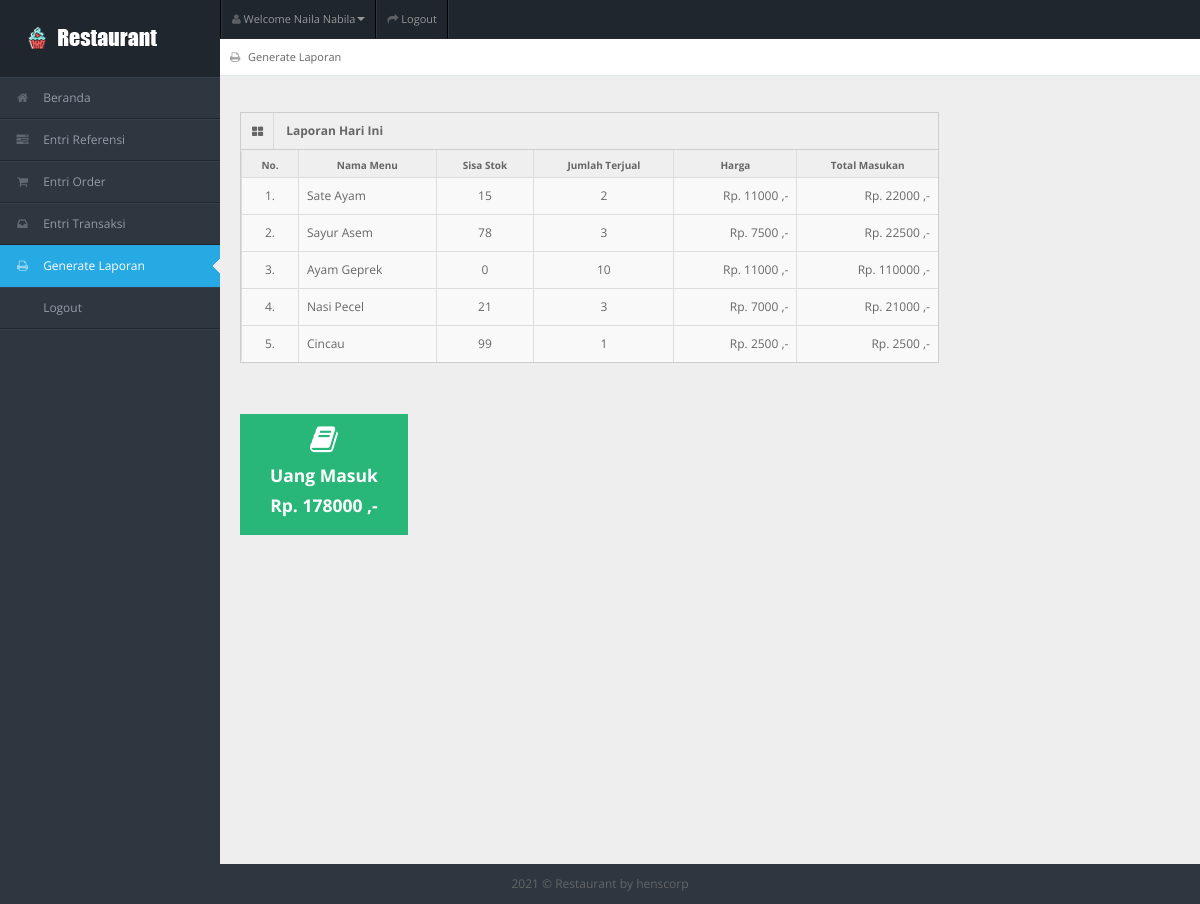
The page /generate_laporan.php (signed in) on the database its author committed.
### tables this page shows
CREATE TABLE `tb_user` (
  `id_user` int(11) NOT NULL,
  `username` varchar(150) NOT NULL,
  `password` varchar(150) NOT NULL,
  `nama_user` varchar(150) NOT NULL,
  `id_level` int(11) NOT NULL,
  `status` varchar(150) NOT NULL
);

CREATE TABLE `tb_masakan` (
  `id_masakan` int(11) NOT NULL,
  `nama_masakan` varchar(150) NOT NULL,
  `harga` varchar(150) NOT NULL,
  `stok` int(11) NOT NULL,
  `status_masakan` varchar(150) NOT NULL,
  `gambar_masakan` varchar(150) NOT NULL
);

### generate_laporan.php (the view, shortened to what this page needs)
<!DOCTYPE html>
<?php
include "connection/koneksi.php";
$id = $_SESSION['id_user'];
if(isset ($_SESSION['username'])){
  $query = "select * from tb_user natural join tb_level where id_user = $id";
  mysqli_query($conn, $query);
  $sql = mysqli_query($conn, $query);
  while($r = mysqli_fetch_array($sql)){
    $uang = 0;
?>
<html lang="en">
<head>
<link rel="stylesheet" href="template/dashboard/css/bootstrap.min.css" />
<link rel="stylesheet" href="template/dashboard/css/bootstrap-responsive.min.css" />
<link rel="stylesheet" href="template/dashboard/css/fullcalendar.css" />
<link rel="stylesheet" href="template/dashboard/css/matrix-style.css" />
<link rel="stylesheet" href="template/dashboard/css/matrix-media.css" />
<link href="template/dashboard/font-awesome/css/font-awesome.css" rel="stylesheet" />
<link rel="stylesheet" href="template/dashboard/css/jquery.gritter.css" />
</head>
<body>
<div id="header">
  <h1><a href="entri_transaksi.php">Entri Transaksi</a></h1>
</div>
<div id="user-nav" class="navbar navbar-inverse">
  <ul class="nav">
    <li  class="dropdown" id="profile-messages" ><a title="" href="#" data-toggle="dropdown" data-target="#profile-messages" class="dropdown-toggle"><i class="icon icon-user"></i>  <span class="text">Welcome <?php echo $r['nama_user'];?></span><b class="caret"></b></a>
    </li>
    <li class=""><a title="" href="logout.php"><i class="icon icon-share-alt"></i> <span class="text">Logout</span></a></li>
  </ul>
</div>
<div id="sidebar"><a href="generate_laporan.php" class="visible-phone"><i class="icon icon-print"></i> <span>Generate</span></a>
  <ul>
    <?php
    if($r['id_level'] == 1){
  ?>
    <li> <a href="beranda.php"><i class="icon icon-home"></i> <span>Beranda</span></a> </li>
    <li> <a href="entri_referensi.php"><i class="icon icon-tasks"></i> <span>Entri Referensi</span></a> </li>
    <li> <a href="entri_order.php"><i class="icon icon-shopping-cart"></i> <span>Entri Order</span></a> </li>
    <li> <a href="entri_transaksi.php"><i class="icon icon-inbox"></i> <span>Entri Transaksi</span></a> </li>
    <li class="active"> <a href="generate_laporan.php"><i class="icon icon-print"></i> <span>Generate Laporan</span></a> </li>
    <li> <a href="logout.php"><i class="icon icon-sign-out"></i> <span>Logout</span></a> </li>
  <?php
    } else if($r['id_level'] == 2){
  ?>
    <li> <a href="beranda.php"><i class="icon icon-home"></i> <span>Beranda</span></a> </li>
    <li> <a href="entri_order.php"><i class="icon icon-shopping-cart"></i> <span>Entri Order</span></a> </li>
    <li class="active"> <a href="generate_laporan.php"><i class="icon icon-print"></i> <span>Generate Laporan</span></a> </li>
    <li> <a href="logout.php"><i class="icon icon-sign-out"></i> <span>Logout</span></a> </li>
  <?php
    } else if($r['id_level'] == 3){
  ?>
    <li> <a href="beranda.php"><i class="icon icon-home"></i> <span>Beranda</span></a> </li>
    <li> <a href="entri_transaksi.php"><i class="icon icon-inbox"></i> <span>Entri Transaksi</span></a> </li>
    <li class="active"> <a href="generate_laporan.php"><i class="icon icon-print"></i> <span>Generate Laporan</span></a> </li>
    <li> <a href="logout.php"><i class="icon icon-sign-out"></i> <span>Logout</span></a> </li>
  <?php
    } else if($r['id_level'] == 4){
  ?>
    <li> <a href="beranda.php"><i class="icon icon-home"></i> <span>Beranda</span></a> </li>
    <li class="active"> <a href="generate_laporan.php"><i class="icon icon-print"></i> <span>Generate Laporan</span></a> </li>
    <li> <a href="logout.php"><i class="icon icon-sign-out"></i> <span>Logout</span></a> </li>
  <?php
    } else if($r['id_level'] == 5){
  ?>
    <li> <a href="beranda.php"><i class="icon icon-home"></i> <span>Beranda</span></a> </li>
    <li> <a href="entri_order.php"><i class="icon icon-shopping-cart"></i> <span>Entri Order</span></a> </li>
    <li> <a href="logout.php"><i class="icon icon-sign-out"></i> <span>Logout</span></a> </li>
  <?php
    }
  ?>
  </ul>
</div>
<div id="content">
  <div id="content-header">
    <div id="breadcrumb"> <a href="generate_laporan.php" title="Go to here" class="tip-bottom"><i class="icon icon-print"></i> Generate Laporan</a></div>
  </div>
  <div class="container-fluid">
    <?php
      if($r['id_level'] == 1 || $r['id_level'] == 2 || $r['id_level'] == 3 || $r['id_level'] == 4){
    ?>
    <div class="row-fluid">
      <div class="span9">
        <div class="widget-box">
          <div class="widget-title bg_lg"><span class="icon"><i class="icon-th-large"></i></span>
            <h5>Laporan Hari Ini</h5>
          </div>
          <div class="widget-content nopadding" >
            <table class="table table-bordered table-invoice-full">
              <thead>
                <tr>
                  <th class="head0">No.</th>
                  <th class="head0">Nama Menu</th>
                  <th class="head1">Sisa Stok</th>
                  <th class="head0">Jumlah Terjual</th>
                  <th class="head0 right">Harga</th>
                  <th class="head0 right">Total Masukan</th>
                </tr>
              </thead>
              <?php
                $no = 1;
                $query_lihat_menu = "select * from tb_masakan";
                $sql_lihat_menu = mysqli_query($conn, $query_lihat_menu);
              ?>
              <tbody>
              <?php
                while($r_lihat_menu = mysqli_fetch_array($sql_lihat_menu)){
              ?>
                <tr>
                  <td><center><?php echo $no++;?>.</center></td>
                  <td><?php echo $r_lihat_menu['nama_masakan'];?></td>
                  <td><center><?php echo $r_lihat_menu['stok'];?></center></td>
                  <td>
                    <center>
                      <?php
                        $id_masakan = $r_lihat_menu['id_masakan'];
                        $query_jumlah = "select sum(jumlah_terjual) as jumlah_terjual from tb_stok left join tb_pesan on tb_stok.id_pesan = tb_pesan.id_pesan where id_masakan = $id_masakan and status_cetak = 'belum cetak'";
                        $sql_jumlah = mysqli_query($conn, $query_jumlah);
                        $result_jumlah = mysqli_fetch_array($sql_jumlah);
                        if($result_jumlah['jumlah_terjual'] != 0 || $result_jumlah['jumlah_terjual'] != null || $result_jumlah['jumlah_terjual'] != ""){
                          $jml = $result_jumlah['jumlah_terjual'];
                          echo $jml;
                        } else {
                          $jml = 0;
                          echo $jml;
                        }
                      ?>
                    </center>
                  </td>
                  <td style="text-align: right">Rp. <?php echo $r_lihat_menu['harga'];?> ,-</td>
                  <td style="text-align: right">Rp.
                      <?php
                        $id_masakan = $r_lihat_menu['id_masakan'];
                        $query_jumlah = "select sum(jumlah_terjual) as jumlah_terjual from tb_stok left join tb_pesan on tb_stok.id_pesan = tb_pesan.id_pesan where id_masakan = $id_masakan and status_cetak = 'belum cetak'";
                        $sql_jumlah = mysqli_query($conn, $query_jumlah);
                        $result_jumlah = mysqli_fetch_array($sql_jumlah);
                        $jml = 0;
                        if($result_jumlah['jumlah_terjual'] != 0 || $result_jumlah['jumlah_terjual'] != null || $result_jumlah['jumlah_terjual'] != ""){
                          $jml = $result_jumlah['jumlah_terjual'] * $r_lihat_menu['harga'];
                          echo $jml;
                        } else {
                          $jml = $result_jumlah['jumlah_terjual'] * $r_lihat_menu['harga'];
                          echo $jml;
                        }
                        $uang += $jml;
                      ?>
                   ,-</td>
                </tr>
              <?php
                }
              ?>
              </tbody>
            </table>
          </div>
        </div>
      </div>
    </div>
    <?php
      }
    ?>
  </div>
  <div class="container-fluid">
    <div class="row-fluid">
      <ul class="quick-actions">
        <li class="bg_lg"> <a href="#"><i class="icon-book"></i> <h4>Uang Masuk</h4><h4>Rp. <?php echo $uang;?> ,-</h4> </a> </li>
      </ul>
    </div>
  </div>
</div>
<div class="row-fluid">
  <div id="footer" class="span12"> <?php echo date('Y'); ?> &copy; Restaurant <a href="#">by henscorp</a> </div>
</div>
</body>
</html>
<?php
  }
} else {
  header('location: logout.php');
}
?>

### template/dashboard/css/matrix-media.css (style rules this page uses)
body { background:#2E363F; }
#header { background-color: #1f262d; margin-top:10px; }
#sidebar > ul { border-bottom: 1px solid #37414b }
#sidebar > ul > li { border-top: 1px solid #37414b; border-bottom: 1px solid #1f262d; }
#sidebar > ul > li.active { background-color: #27a9e3; border-bottom: 1px solid #27a9e3; border-top: 1px solid #27a9e3; }
#sidebar > ul > li.active a { color:#fff; text-decoration:none; }

### rows shown on the page
tb_user: nama_user "Naila Nabila", uang "178000"
tb_masakan: nama_masakan "Sate Ayam", stok "15", jml "2", harga "11000", jml "22000"
tb_masakan: nama_masakan "Sayur Asem", stok "78", jml "3", harga "7500", jml "22500"
tb_masakan: nama_masakan "Ayam Geprek", stok "0", jml "10", harga "11000", jml "110000"
tb_masakan: nama_masakan "Nasi Pecel", stok "21", jml "3", harga "7000", jml "21000"
tb_masakan: nama_masakan "Cincau", stok "99", jml "1", harga "2500", jml "2500"
